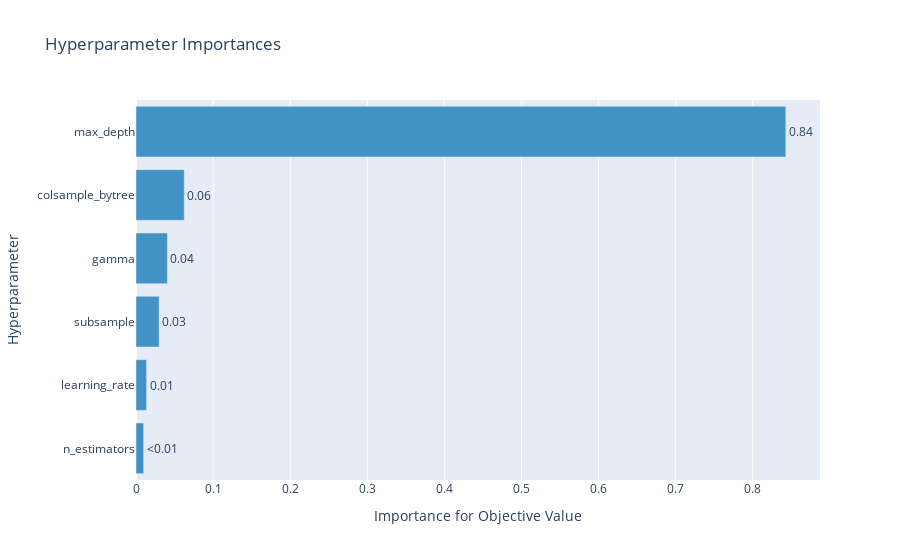

The notebook cell this image was saved under:
### Code cell
optuna.visualization.plot_param_importances(study)

### Figure 1 — Plotly figure (JSON) as saved in the notebook; plotly's stock layout.template omitted (floating-point values rounded to 4 significant figures)
{"data": [{"cliponaxis": false, "hovertemplate": ["n_estimators (IntDistribution): 0.009910020278565237<extra></extra>", "learning_rate (FloatDistribution): 0.0137616524753014<extra></extra>", "subsample (FloatDistribution): 0.029994075793604778<extra></extra>", "gamma (FloatDistribution): 0.04078455752377864<extra></extra>", "colsample_bytree (FloatDistribution): 0.06263539265609659<extra></extra>", "max_depth (IntDistribution): 0.8429143012726533<extra></extra>"], "marker": {"color": "rgb(66,146,198)"}, "orientation": "h", "text": ["<0.01", "0.01", "0.03", "0.04", "0.06", "0.84"], "textposition": "outside", "type": "bar", "x": [0.00991, 0.01376, 0.02999, 0.04078, 0.06264, 0.8429], "y": ["n_estimators", "learning_rate", "subsample", "gamma", "colsample_bytree", "max_depth"]}], "layout": {"autosize": true, "showlegend": false, "title": {"text": "Hyperparameter Importances"}, "xaxis": {"autorange": true, "range": [0, 0.8873], "title": {"text": "Importance for Objective Value"}, "type": "linear"}, "yaxis": {"autorange": true, "range": [-0.5, 5.5], "title": {"text": "Hyperparameter"}, "type": "category"}}}
